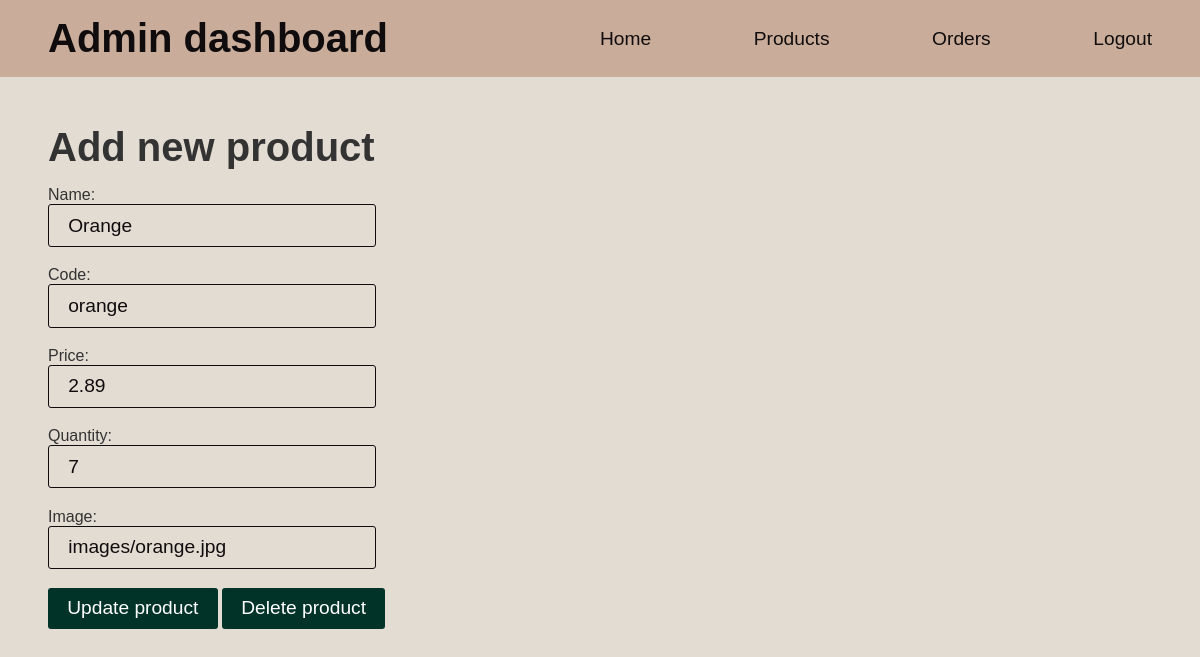
Screenshot of /dashboard.php?page=edit_product&id=4 (signed in) with the database file from the repository.
### tables this page shows
CREATE TABLE `products` (
  `id` int(10) NOT NULL,
  `name` varchar(250) NOT NULL,
  `code` varchar(100) NOT NULL,
  `price` double(9,2) NOT NULL,
  `image` varchar(600) DEFAULT NULL,
  `quantity` int(11) DEFAULT 10
);

### edit_product.php (the view, shortened to what this page needs)
<?php
include('db.php');
$product_id = $_GET['id'];
$result = mysqli_query($con, "SELECT * FROM products WHERE id = '$product_id'");
$product = mysqli_fetch_assoc($result);
?>
<div class="new_product">
    <h1>Add new product</h1>
    <div class="form-container">
        <form action="edit_product.php?id=<?php echo $product_id; ?>" method="post">
            <div class="row">
                <label for="name">Name:</label>
                <input type="text" id="name" name="name" value="<?php echo $product['name']; ?>" required>
            </div>
            <div class="row">
                <label for="code">Code:</label>
                <input type="text" id="code" name="code" value="<?php echo $product['code']; ?>" required>
            </div>
            <div class="row">
                <label for="price">Price:</label>
                <input type="number" id="price" name="price" step="0.01" value="<?php echo $product['price']; ?>" required>
            </div>
            <div class="row">
                <label for="quantity">Quantity:</label>
                <input type="number" id="quantity" name="quantity" value="<?php echo $product['quantity']; ?>" required>
            </div>
            <div class="row">
                <label for="image">Image:</label>
                <input type="url" id="image" name="image" value="<?php echo $product['image']; ?>" required>
            </div>
            <button type='submit' name="update" class="update_product">Update product</button>
            <button type='submit' name="delete" class="delete_product">Delete product</button>
        </form>
    </div>
</div>

### style.css (style rules this page uses)
:root { --primary-color: #e3dcd2; --secondary-color: #100c0d; --third-color: rgba(1,51,40); --fourth-color: #c9ad9a; --font-size-base: 16px; --font-family-base: Arial, sans-serif; }
body { font-size: var(--font-size-base); font-family: var(--font-family-base); color: #333; margin: 0; padding: 0; background-color: var(--primary-color); }
input { background-color: var(--primary-color); color: var(--secondary-color); border: 1.5px solid var(--secondary-color); border-radius: 3px; padding: 0.5em 1em; font-size: 1.2em; width: 50%; max-width: 15em; height: 30%; margin-bottom: 1em; }
h1 { font-size: 2.5em; margin: auto 0; }
.products, .new_product { margin: 3em; }
.form-container { margin-top: 1em; }
.row { display: flex; flex-direction: column; }
.add-to-cart-btn, .submit-btn, .add_product, .logout-button, .update_product, .delete_product, .confirm-order-btn { background-color: var(--third-color); color: white; border: none; border-radius: 3px; padding: 0.5em 1em; font-size: 1.2em; cursor: pointer; }
.update_product { text-decoration: none; }

### rows the page displays
products: name "Orange", code "orange", price "2.89", quantity "7", image "images/orange.jpg"
